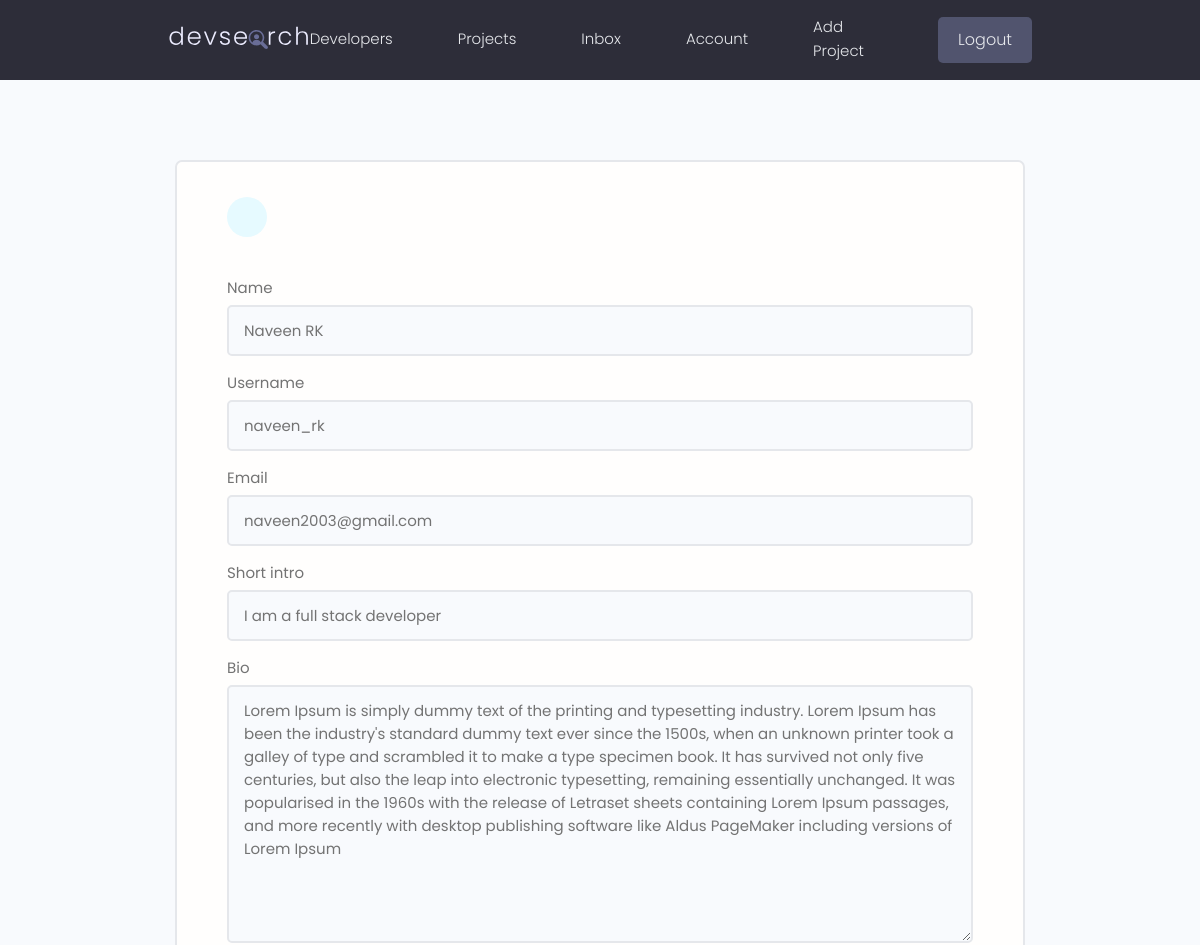
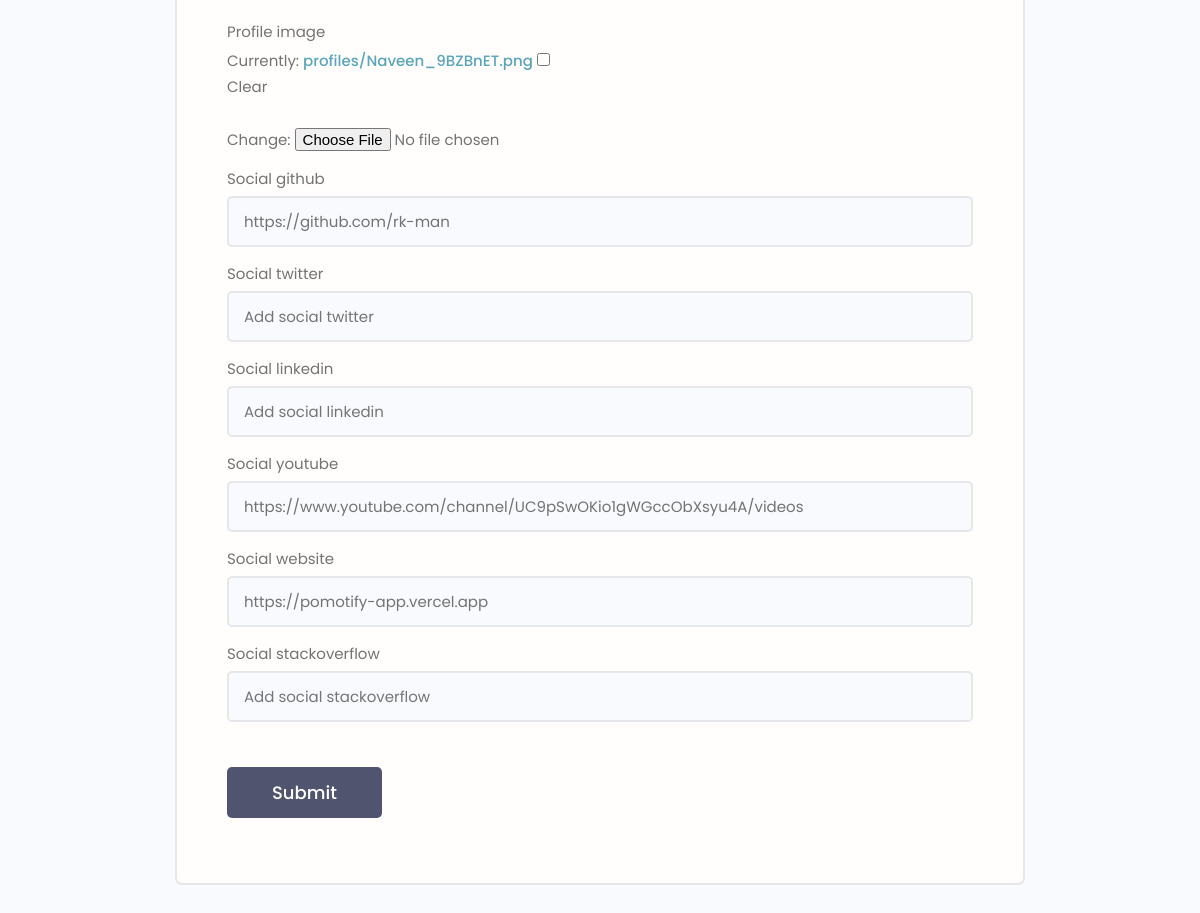
/account/edit (signed in), run on the app's committed database (2 pictures, top to bottom).
### users/models.py (models this page shows, shortened)
class Profile(models.Model):
    user = models.OneToOneField(
        User, on_delete=models.CASCADE, null=True, blank=True)
    name = models.CharField(max_length=200, blank=True, null=True)
    username = models.CharField(max_length=200, blank=True, null=True)
    location = models.CharField(max_length=200, blank=True, null=True)
    email = models.EmailField(max_length=500, blank=True, null=True)
    short_intro = models.CharField(max_length=200, blank=True, null=True)
    bio = models.TextField(blank=True, null=True)
    profile_image = models.ImageField(
        blank=True, null=True, upload_to='profiles/', default="profiles/user-default.png")
    social_github = models.CharField(max_length=200, blank=True, null=True)
    social_twitter = models.CharField(max_length=200, blank=True, null=True)
    social_linkedin = models.CharField(max_length=200, blank=True, null=True)
    social_youtube = models.CharField(max_length=200, blank=True, null=True)
    social_website = models.CharField(max_length=200, blank=True, null=True)
    social_stackoverflow = models.CharField(
        max_length=200, blank=True, null=True)
    created_at = models.DateTimeField(auto_now_add=True)
    id = models.UUIDField(default=uuid.uuid4, unique=True,
                          primary_key=True, editable=False)

### users/views.py (the view)
# urls.py: path("account/edit", editAccount, name="edit-account"),
@login_required(login_url="login")
def editAccount(req):
    profile = req.user.profile
    form = ProfileForm(instance=profile)
    if (req.method == "POST"):
        form = ProfileForm(req.POST, req.FILES, instance=profile)
        if (form.is_valid):
            form.save()
            return redirect("user-account")
    context = {"form": form}
    return render(req, 'users/profile_form.html', context)

### users/forms.py
class ProfileForm(ModelForm):
    class Meta:
        model = Profile
        fields = ["name", "username", "email", "short_intro", "bio", "profile_image", "social_github",
                  "social_twitter", "social_linkedin", "social_youtube", "social_website", "social_stackoverflow"]
    def __init__(self, *args, **kwargs):
        super().__init__(*args, **kwargs)
        for name, field in self.fields.items():
            field.widget.attrs.update({
                "class": "input",
                "placeholder": f"Add {' '.join(name.split('_'))}",
            })

### users/templates/users/profile_form.html (shortened to what this page needs)
{% extends 'main.html' %}
{% load static %}
{% block content %}
<main class="formPage my-xl">
    <div class="content-box">
        <div class="formWrapper">
            <a class="backButton" href="{% url 'user-account'  %}"></a>
            <br>
            <form method="POST" action="{% url 'edit-account' %}" enctype="multipart/form-data">
                {% for field in form %}
                <div class="form__field">
                    <label for="formInput#text">{{field.label}}</label>
                    {{field}}
                </div>
                {% endfor %}
                <input class="btn btn--sub btn--lg  my-md" type="submit" value="Submit" />
            </form>
        </div>
    </div>
</main>
{% endblock content %}

### static/styles/app.css (style rules this page uses)
:root { --color-sub: #2d2d39; }
.btn--sub { background-color: var(--color-sub-light); }
.content-box { width: 95%; max-width: 85rem; margin: 0 auto; }
.backButton { background: var(--color-main-light); color: var(--color-main); width: 4rem; height: 4rem; display: flex; align-items: center; justify-content: center; border-radius: 50%; }
.formPage .formWrapper { list-style: none; background: var(--color-white); padding: 3.5rem 5rem; border: 2px solid var(--color-light); border-radius: 0.7rem; }

### static/uikit/styles/modules/_variables.css (style rules this page uses)
:root { --color-main: #5aa5b9; --color-main-light: #e6faff; --color-sub: #3f4156; --color-sub-light: #51546e; --color-sub-lighter: #ededfd; --color-text: #737373; --color-gray: #8b8b8b; --color-light: #e5e7eb; --color-light-gray: #767676; --color-bg: #f8fafd; --color-white: #fffefd; --color-white-light: #f3f3f3; --color-success: #359e64; --color-success-bg: #def8e8; --color-error: #fc4b0b; --color-error-bg: #fff2ee; --font-base: 'Poppins', arial, helvetica, 'Segoe UI', roboto, ubuntu, sans-serif; --font-monospace: 'Fira Code', 'Courier New', courier, monospace; --font-regular: 300; --font-medium: 500; --font-bold: 700; --generic-shadow: 1px 1px 5px #00000010; --generic-transition: all 0.3s ease-in-out; }

### static/uikit/styles/modules/_base.css (style rules this page uses)
* { margin: 0; padding: 0; box-sizing: border-box; text-rendering: optimizeLegibility; color: inherit; font-size: inherit; }
html { font-size: 50%; }
@media only screen and (min-width: 480px) { html { font-size: 56.25%; } }
@media only screen and (min-width: 1200px) { html { font-size: 62.5%; } }
body { line-height: 1.6; font-weight: 400; font-size: 1.5rem; color: var(--color-text); background-color: var(--color-bg); min-height: 100vh; }

### static/uikit/styles/modules/_typography.css (style rules this page uses)
* { font-family: var(--font-base); }
a { padding-bottom: 2px; text-decoration: none; display: inline-block; color: var(--color-main); font-weight: var(--font-medium); }

### static/uikit/styles/modules/_utilities.css (style rules this page uses)
.my-md { margin: 3rem auto; }
.my-xl { margin: 8rem auto; }

### static/uikit/styles/modules/_button.css (style rules this page uses)
.btn { display: inline-block; position: relative; cursor: pointer; background-color: var(--color-light); font-weight: var(--font-medium); color: var(--color-sub); text-decoration: none; padding: 1rem 2rem; border-radius: 0.5rem; border: none; width: -webkit-fit-content; width: -moz-fit-content; width: fit-content; height: -webkit-fit-content; height: -moz-fit-content; height: fit-content; font-size: 1.6rem; outline-width: 0; outline-color: transparent; -webkit-backface-visibility: hidden; backface-visibility: hidden; transition: all 0.3s ease-in-out; }
.btn--sub { background-color: var(--color-sub); color: var(--color-white); }
.btn--lg { font-size: 1.8rem; padding: 1.2rem 4.5rem; }

### static/uikit/styles/modules/_form.css (style rules this page uses)
.form__field { margin-top: 1.5rem; margin-bottom: 1.5rem; }
.form__label, .form__field > label { display: block; margin-bottom: 0.5rem; color: var(--color-text); }
input.input[type='text'], input.input[type='email'], input.input[type='password'], input.input[type='number'], textarea.input { min-width: 24rem; width: 100%; padding: 1.2rem 1.5rem; border-radius: 0.5rem; border: 2px solid var(--color-light); transition: all 0.3s ease-in-out; background-color: var(--color-bg); }

### data on the page
Profile: form "Naveen RK" "naveen_rk" "naveen2003@gmail.com" "I am a full stack developer" "Lorem Ipsum is simply dummy text of the printing and typesetting industry. Lorem Ipsum has been the industry's standard dummy text ever since the 1500s, when an unknown printer took a galley of type and scrambled it to make a type specimen book. It has survived not only five centuries, but also the leap into electronic typesetting, remaining essentially unchanged. It was popularised in the 1960s with the release of Letraset sheets containing Lorem Ipsum passages, and more recently with desktop publishing software like Aldus PageMaker including versions of Lorem Ipsum" "https://github.com/rk-man" "https://www.youtube.com/channel/UC9pSwOKio1gWGccObXsyu4A/videos" "https://pomotify-app.vercel.app"

### other printed values
{{ field.label }} "Name" "Username" "Email" "Short intro" "Bio" "Profile image" "Social github" "Social twitter" "Social linkedin" "Social youtube" "Social website" "Social stackoverflow"
